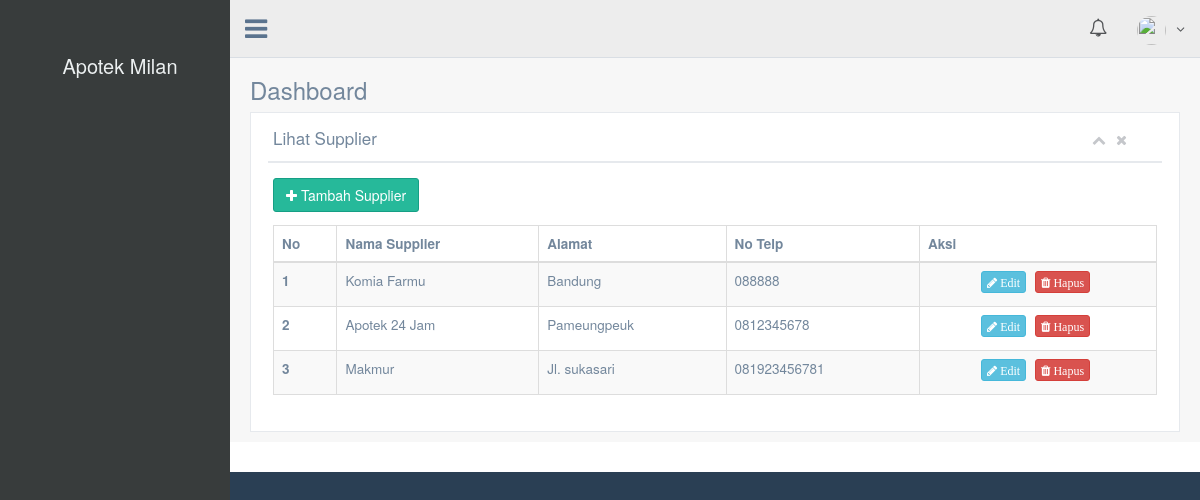
The app's page /example/supplier with its own data.
### tables this page shows
CREATE TABLE `supplier` (
  `id_supplier` int(11) NOT NULL,
  `nama_supplier` varchar(50) NOT NULL,
  `alamat` varchar(100) NOT NULL,
  `no_telp` varchar(14) NOT NULL
);

### application/libraries/Template.php (called while the page is built, shortened)
<?php
class Template {
    var $CI;
    var $master;
    var $regions = array(
        '_scripts' => array(),
        '_styles' => array(),
        '_meta' => array()
    );
    var $output;
    var $parser = 'parser';
    var $parser_method = 'parse';
    var $parse_template = FALSE;
    function __construct() {
        $this->CI = & get_instance();
    }
    function initialize($props) {
        if (isset($props['template'])
                && (file_exists(APPPATH . 'views/' . $props['template']) or file_exists(APPPATH . 'views/' . $props['template'] . EXT))) {
            $this->master = $props['template'];
        } else {
            show_error('Either you have not provided a master template or the one provided does not exist in <strong>' . APPPATH . 'views</strong>. Remember to include the extension if other than ".php"');
        }
        $this->parse_template = isset($props['parse_template']) ? $props['parse_template'] : FALSE;
    }
    function set_regions($regions) {
        if (count($regions)) {
            $this->regions = array(
                '_scripts' => array(),
                '_styles' => array(),
                '_meta' => array()
            );
        }
    }
    function add_region($name, $props = array()) {
        if (!isset($this->regions[$name])) {
            $this->regions[$name] = $props;
        } else {
            show_error('The "' . $name . '" region has already been defined.');
        }
    }
    function set_parser($parser, $method = NULL) {
        $this->parser = $parser;
        $this->CI->load->library($parser);
    }
    function set_parser_method($method) {
        $this->parser_method = $method;
    }
    function write($region, $content, $overwrite = FALSE) {
        if (isset($this->regions[$region])) {
            if ($overwrite === TRUE) {
                $this->regions[$region]['content'] = array($content);
            } else {
                $this->regions[$region]['content'][] = $content;
            }
        }
        else {
            show_error("Cannot write to the '{$region}' region. The region is undefined.");
        }
    }
    function write_view($region, $view, $data = NULL, $overwrite = FALSE) {
        $content = $this->CI->load->view($view, $data, TRUE);
    }
    function render($region = NULL, $buffer = FALSE, $parse = FALSE) {
        if ($region) {
            if (isset($this->regions[$region])) {
                $output = $this->_build_content($this->regions[$region]);
            } else {
                show_error("Cannot render the '{$region}' region. The region is undefined.");
            }
        }
        else {
            foreach ($this->regions as $name => $region) {
                $this->output[$name] = $this->_build_content($region);
            }
            if ($this->parse_template === TRUE or $parse === TRUE) {
                $output = $this->CI->{$this->parser}->{$this->parser_method}($this->master, $this->output, TRUE);
                if ($buffer === FALSE) {
                    $this->CI->output->set_output($output);
                }
            } else {
                $output = $this->CI->load->view($this->master, $this->output, $buffer);
            }
        }
        return $output;
    }
    function _build_content($region, $wrapper = NULL, $attributes = NULL) {
        $output = NULL;
        if (!isset($region['content']) or !count($region['content'])) {
            return FALSE;
        }
        foreach ($region['content'] as $content) {
            $output .= $content;
        }
        return $output;
    }
}

### application/controllers/Example.php (called while the page is built, shortened)
<?php defined('BASEPATH') OR exit('No direct script access allowed');
class Example extends CI_Controller
{
	function __construct()
	{
        $data['nullstock'] = $this->apotek_data->countstock();
        $data['nullex'] = $this->apotek_data->countex();
        $this->template->write_view('sidenavs', 'template/default_sidenavs', true);
		$this->template->write_view('navs', 'template/default_topnavs.php', $data, true);
	}
	function supplier() {
		$data['supplier'] = $this->apotek_data->supplier()->result();
		$this->template->write('title', 'Lihat Supplier', TRUE);
		$this->template->write('header', 'Dashboard');
		$this->template->write_view('content', 'tes/supplier', $data, true);
		$this->template->render();
	}
}

### index.php (called while the page is built, shortened)
<?php
require_once BASEPATH.'core/CodeIgniter.php';

### application/models/Apotek_data.php (called while the page is built, shortened)
<?php
class Apotek_data extends CI_Model
{
    function supplier()
    {
        return $this->db->get('supplier');
    }
}

### application/views/tes/supplier.php (the view, shortened to what this page needs)
<div class="row">
	<div class="col-md-12 col-sm-12 col-xs-12">
		<div class="x_panel">
			<div class="x_title">
				<h2>Lihat Supplier</h2>
				<ul class="nav navbar-right panel_toolbox">
					<li><a class="collapse-link"><i class="fa fa-chevron-up"></i></a>
					</li>
					<li><a class="close-link"><i class="fa fa-close"></i></a>
					</li>
				</ul>
				<div class="clearfix"></div>
			</div>
			<div class="x_content">
				<a href="<?php echo base_url('example/form_sup') ?>"><button type="button" class="btn btn-success" style="margin-bottom: 13px"><span class="fa fa-plus"></span> Tambah Supplier </button></a>
				<table id="datatable-buttons" class="table table-striped table-bordered">
					<thead>
						<tr>
							<th>No</th>
							<th>Nama Supplier</th>
							<th>Alamat</th>
							<th>No Telp</th>
							<th>Aksi</th>
						</tr>
					</thead>
						<?php $sn = 1 ?>
					<tbody>
						<?php foreach($supplier as $s){ ?>
						<tr>
							<th scope="row"><?= $sn ?></th>
							<td><?php echo $s->nama_supplier ?></td>
							<td><?php echo $s->alamat ?></td>
							<td><?php echo $s->no_telp ?></td>
							<td style=" text-align: center;">
								<?php echo anchor('example/edit_form_sup/'.$s->id_supplier, '<button class="btn btn-info btn-xs" type="button"><span class="fa fa-pencil"> Edit </span></button>'); ?>
								<?php echo anchor('example/remove_sup/'.$s->id_supplier, '<button class="btn btn-danger btn-xs" type="button"><span class="fa fa-trash"> Hapus </span></button>');?>
					         </td>
						</tr>
						<?php $sn++; ?>
						<?php } ?>
					</tbody>
				</table>
			</div>
		</div>
	</div>
</div>

### application/views/template/default_sidenavs.php (shortened to what this page needs)
<div class="col-md-3 left_col menu_fixed">
	<div class="left_col scroll-view">
 		<div class="navbar nav_title" >
		</div>
		<div class="profile">
		<a href="<?php echo base_url(); ?>" class="site_title"><span style="font-size: 20px;"><?php echo 'Apotek Milan' ?></span></a>
		</div>
		<br>
	</div>
</div>

### application/views/template/default_topnavs.php (shortened to what this page needs)
<div class="top_nav">
	<div class="nav_menu">
		<nav>
			<div class="nav toggle"><a id="menu_toggle"><i class="fa fa-bars"></i></a></div>
			<ul class="nav navbar-nav navbar-right">
				<li>
					<a href="javascript:;" class="user-profile dropdown-toggle" data-toggle="dropdown" aria-expanded="false"><img src="<?php echo base_url('assets/images/img.jpg') ?>" alt=""><?php echo $this->session->userdata('access'); ?><span class="fa fa-angle-down"></span></a>
				</li>
				<li role="presentation" class="dropdown">
                  <a href="javascript:;" class="dropdown-toggle info-number" data-toggle="dropdown" aria-expanded="false">
                    <i class="fa fa-bell-o" style="font-size: 18px"></i>
                  </a>
                </li>
			</ul>
		</nav>
	</div>
</div>

### application/views/template/body.php (shortened to what this page needs)
<!DOCTYPE html>
<html lang="en">
<head>
	<link href="<?php echo base_url('vendors/bootstrap/dist/css/bootstrap.min.css') ?>" rel="stylesheet">
	<link href="<?php echo base_url('vendors/font-awesome/css/font-awesome.min.css') ?>" rel="stylesheet">
	<link href="<?php echo base_url('vendors/nprogress/nprogress.css') ?>" rel="stylesheet">
	<link href="<?php echo base_url('vendors/iCheck/skins/flat/green.css') ?>" rel="stylesheet">
	<link href="<?php echo base_url('vendors/google-code-prettify/bin/prettify.min.css') ?>" rel="stylesheet">
	<link href="<?php echo base_url('vendors/select2/dist/css/select2.min.css') ?>" rel="stylesheet">
	<link href="<?php echo base_url('vendors/switchery/dist/switchery.min.css') ?>" rel="stylesheet">
	<link href="<?php echo base_url('vendors/starrr/dist/starrr.css') ?>" rel="stylesheet">
	<link href="<?php echo base_url('vendors/jqvmap/dist/jqvmap.min.css') ?>" rel="stylesheet">
	<link href="<?php echo base_url('vendors/bootstrap-daterangepicker/daterangepicker.css') ?>" rel="stylesheet">
	<link href="<?php echo base_url('vendors/bootstrap-datetimepicker/build/css/bootstrap-datetimepicker.css') ?>" rel="stylesheet">
	<link href="<?php echo base_url('vendors/bootstrap-progressbar/css/bootstrap-progressbar-3.3.4.min.css') ?>" rel="stylesheet">
	<link href="<?php echo base_url('vendors/pnotify/dist/pnotify.css') ?>" rel="stylesheet">
	<link href="<?php echo base_url('vendors/pnotify/dist/pnotify.buttons.css') ?>" rel="stylesheet">
	<link href="<?php echo base_url('vendors/pnotify/dist/pnotify.nonblock.css') ?>" rel="stylesheet">
	<link href="<?php echo base_url('vendors/fullcalendar/dist/fullcalendar.min.css') ?>" rel="stylesheet">
	<link href="<?php echo base_url('vendors/fullcalendar/dist/fullcalendar.print.css') ?>" rel="stylesheet" media="print">
	<link href="<?php echo base_url('vendors/datatables.net-bs/css/dataTables.bootstrap.min.css') ?>" rel="stylesheet">
	<link href="<?php echo base_url('vendors/datatables.net-buttons-bs/css/buttons.bootstrap.min.css') ?>" rel="stylesheet">
	<link href="<?php echo base_url('vendors/datatables.net-fixedheader-bs/css/fixedHeader.bootstrap.min.css') ?>" rel="stylesheet">
	<link href="<?php echo base_url('vendors/datatables.net-responsive-bs/css/responsive.bootstrap.min.css') ?>" rel="stylesheet">
	<link href="<?php echo base_url('vendors/datatables.net-scroller-bs/css/scroller.bootstrap.min.css') ?>" rel="stylesheet">
	<link href="<?php echo base_url('assets/css/custom.min.css') ?>" rel="stylesheet">
</head>
<body class="nav-md">
	<div class="container body">
		<div class="main_container">
			<?php echo $sidenavs ?>
			<?php echo $navs ?>
			<div class="right_col" role="main">
				<div>
					<div class="page-title">
						<div class="title_left">
							<h3><?php echo $header ?></h3>
						</div>
					</div>
					<div class="clearfix"></div>
					<?php echo $content ?>
				</div>
			</div>
			<footer>
			</footer>
		</div>
	</div>
</body>
</html>

### records on screen
supplier: nama_supplier "Komia Farmu", alamat "Bandung", no_telp "088888", id_supplier "Edit", id_supplier "Hapus"
supplier: nama_supplier "Apotek 24 Jam", alamat "Pameungpeuk", no_telp "0812345678", id_supplier "Edit", id_supplier "Hapus"
supplier: nama_supplier "Makmur", alamat "Jl. sukasari", no_telp "081923456781", id_supplier "Edit", id_supplier "Hapus"

### other values on screen
$header "Dashboard"
